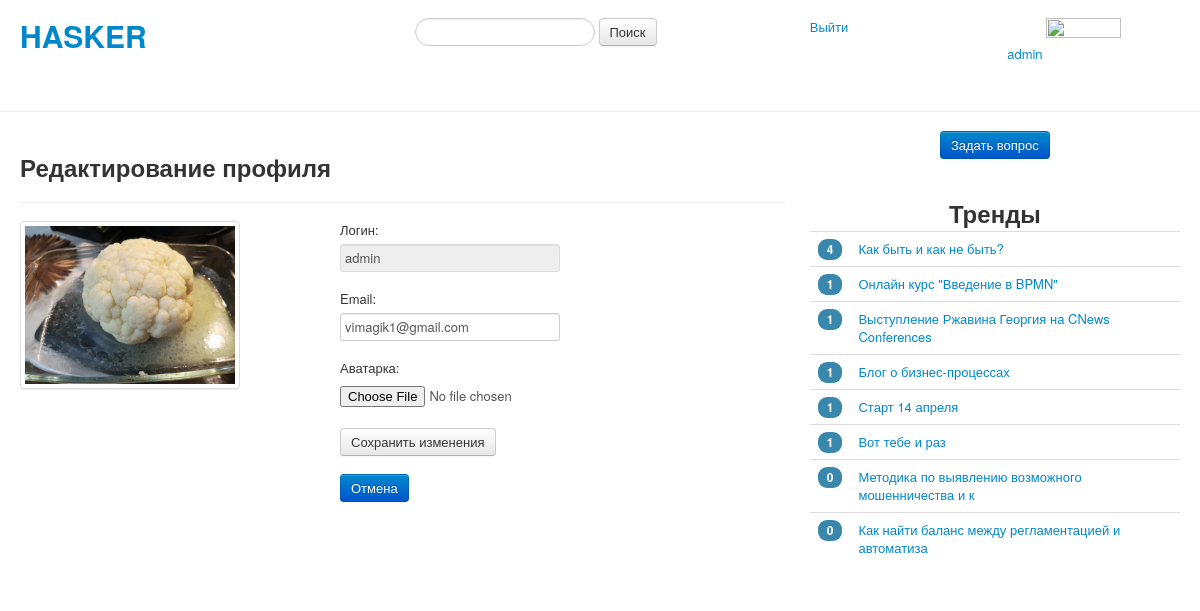
/auth/editprofile/ (signed in), run on the app's committed database.
### questions/models.py (models this page shows, shortened)
class Questions(models.Model):
    class Meta:
        verbose_name = 'Question'
        verbose_name_plural = 'Questions'
    title = models.CharField(max_length=50, verbose_name='Заголовок')
    body = models.TextField(verbose_name='Текст вопроса')
    author = models.ForeignKey(
        User,
        on_delete=models.DO_NOTHING
    )
    create_date = models.DateTimeField(auto_now_add=True)
    tags = models.ManyToManyField(Tags)

### registration/views.py (the view, shortened to what this page needs)
# urls.py: path('editprofile/', login_required(EditProfileView.as_view()), name='editprofile'),
class EditProfileView(TemplateView):
    template_name = 'registration/editProfile.html'
    def get_context_data(self, **kwargs):
        context = super().get_context_data(**kwargs)
        data = {}
        photo_url = None
        if self.request.user.is_authenticated:
            data['login'] = self.request.user.username
            data['email'] = self.request.user.email
            profile = UserProfile.objects.filter(user=self.request.user)
            if profile is not None:
                photo_url = profile[0].photo.url
        context['form'] = UserProfileForm(initial=data)
        context['photo_url'] = photo_url
        get_trends(context)
        return context

### registration/forms.py
class UserProfileForm(forms.Form):
    login = forms.CharField(max_length=50, label='Логин', disabled=True, required=False)
    email = forms.EmailField(widget=forms.EmailInput)
    photo = forms.ImageField(label='Аватарка', required=False)

### questions/views.py (called while the page is built)
def get_trends(context: dict):
    trends = Questions.objects.annotate(count=Count('questionvotes')).order_by('-count')[:20]
    context['trends'] = trends

### registration/templates/registration/editProfile.html (shortened to what this page needs)
{% extends 'base.html'%}
{% block leftbody %}
        <div class="page-header">
          <h2>Редактирование профиля</h2>
        </div>
    <div class="row">
      <div class="span8">
        <div class="row">
          <div class="span4">
              <ul class="thumbnails">
              <li class="span3">
                <a class="thumbnail">
                  <img src="{{ photo_url }}" alt="">
                </a>
              </li>
            </ul>
          </div>
          <div class="span4">
              <form method="POST" enctype="multipart/form-data">
                    {{ form.as_p }}
                    <input class="btn" type="submit" value="Сохранить изменения">
              </form>
              <form action="/">
                  <button class="btn btn-primary" type="submit">Отмена</button>
              </form>
          </div>
        </div>
      </div>
    </div>
{% endblock %}

### questions/templates/base.html (shortened to what this page needs)
<!DOCTYPE html>
<html lang="ru">
<head>
    {% load static %}
    <link href="{% static 'css/bootstrap-responsive.css' %}" rel="stylesheet">
    <link href="{% static 'css/bootstrap.css' %}" rel="stylesheet">
</head>
<body>
    <div class="container-fluid">
        <br>
        <div class="row-fluid">
            <div class="span4">
                <h1><a href="{% url 'questions:index' %}">HASKER</a></h1>
            </div>
            <div class="span4">
                <form class="form-search" method="POST" enctype="multipart/form-data" action="{% url 'questions:searchresult' %}">
                  <input type="text" class="input-medium search-query" name="search_string" value="{{ tag_value }}">
                  <button type="submit" class="btn">Поиск</button>
                </form>
            </div>
            <div class="span2">
                {% if user.is_authenticated %}
                  <a href="{% url 'registration:logout' %}">Выйти</a>
                {% else %}
                  <a href="{% url 'registration:login' %}">Войти</a>
                {% endif %}
            </div>
            <div class="span2">
                {% if user.is_authenticated %}
                    <a href="{% url 'registration:editprofile' %}">{{ user.username }}</a>
                    <img src="{{ photo.url }}" height="75" width="75">
                {% else %}
                    <form action="{% url 'registration:registration' %}">
                        <button class="btn btn-primary" type="submit">Зарегистрироваться</button>
                    </form>
                {% endif %}
            </div>
        </div>
    </div>
    <hr>
    <div class="container-fluid">
      <div class="row-fluid">
        <div class="span8">
            {% block leftbody %}
            {% endblock %}
        </div>
        <div class="span4">
        {% if user.is_authenticated %}
            <div class="pagination-centered">
                 <form action="{% url 'questions:createquestion' %}">
                        <button class="btn btn-primary" type="submit">Задать вопрос</button>
                 </form>
            </div>
        {% endif %}
            <br>
            <div class="pagination-centered">
                <h2>Тренды</h2>
            </div>
            <div>
                 <table class="table">
                    {% for trend in trends %}
                    <tr>
                        <td><span class="badge badge-info">{{ trend.count }}</span></td>
                        <td><a href="{% url 'questions:questionview' trend.id %}">{{ trend.title }}</a></td>
                    </tr>
                    {% endfor %}
                 </table>
            </div>
        </div>
      </div>
    </div>
</body>
</html>

### data on the page
Questions: count "4", title "Как быть и как не быть?"
Questions: count "1", title "Онлайн курс \"Введение в BPMN\""
Questions: count "1", title "Выступление Ржавина Георгия на CNews Conferences"
Questions: count "1", title "Блог о бизнес-процессах"
Questions: count "1", title "Старт 14 апреля"
Questions: count "1", title "Вот тебе и раз"
Questions: count "0", title "Методика по выявлению возможного мошенничества и к"
Questions: count "0", title "Как найти баланс между регламентацией и автоматиза"

### other printed values
{{ user.username }} "admin"
